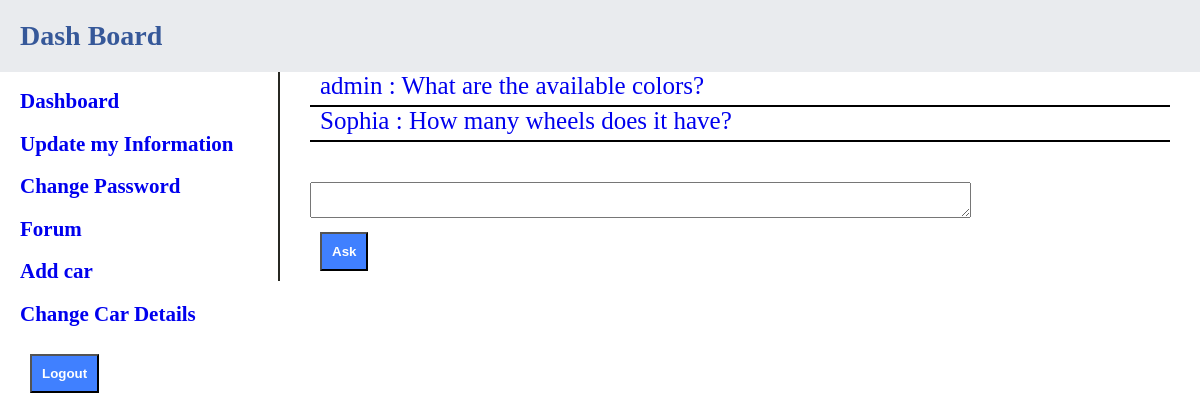
Screenshot of /efc/questionPage.php?id=1 (signed in) with the database file from the repository.
### tables this page shows
CREATE TABLE `question` (
  `id` int(11) NOT NULL,
  `question` text NOT NULL,
  `car_id` int(11) NOT NULL,
  `asker` varchar(200) NOT NULL
);

### efc/questionPage.php (the view, shortened to what this page needs)
<!DOCTYPE html>
<html>
<head>
	<?php include 'include/head.php' ?>
</head>
<body>
	<?php include 'resources/databaseconnect.php' ?>
	<h1><a class="text">Dash Board</a></h1>
	<div class="wrapper">
		<div class="left_box">
			<?php
			if($_COOKIE['userType']=="admin"){
				include 'adminleftbar.php';
			}
			else {
				include 'leftbar.php';
			}
			?>
		</div>
		<div class="right_box">
			<div class = "details">
				<?php
					$carId=$_GET['id'];
					$username = $_SESSION['login_user'];
					$sql = "select * from question where car_id=$carId";
					$result = $con->query($sql);
					while($row =  $result->fetch_assoc()){
						$question = $row["question"];
						$id = $row["id"];
						$asker = $row["asker"];
				?>
				<div class="question"><a href="answerPage.php?questionid=<?php echo $id;?>&asker=<?php echo $asker;?>&question=<?php echo $question;?>">
					<?php
						echo $asker." : ".$question;
					?>
				</a></div>
				<?php } ?>
				<form action="resources/insertQuestion.php?carId=<?php echo $carId;?>&user=<?php echo $username;?>" method="post">
					<textarea class="askQuestion" name="question" cols="80" rows="2"></textarea><br />
					<input class="btn" type="submit" name="submit" value="Ask"><br />
				</form>
			</div>
		</div>
	</div>
</body>
</html>

### efc/css/style.css (style rules this page uses)
body { margin: 0px auto; color:#1D2129; font-size: 14px; }
h1 { margin: 0px auto; color: #365899; background-color: #E9EBEE; padding: 20px; }
input { color:#ffffff; padding:10px 10px; text-align: left; font-weight: 700; margin: 10px 10px; background-color: #4080FF; }
a,h2 { text-decoration: none; }
.left_box { float: left; width: 20%; padding-left: 20px; }
.right_box { float: right; width: 75%; padding-left: 20px; border-left: 2px solid #272822; }
.details { padding-left: 10px; padding-right: 30px; }
.question { font-size: 25px; border-bottom: 2px solid #000000; padding-bottom: 5px; padding-left: 10px; }
.askQuestion { margin-top: 40px; }

### rows the page displays
question: asker "admin", question "What are the available colors?"
question: asker "Sophia", question "How many wheels does it have?"
